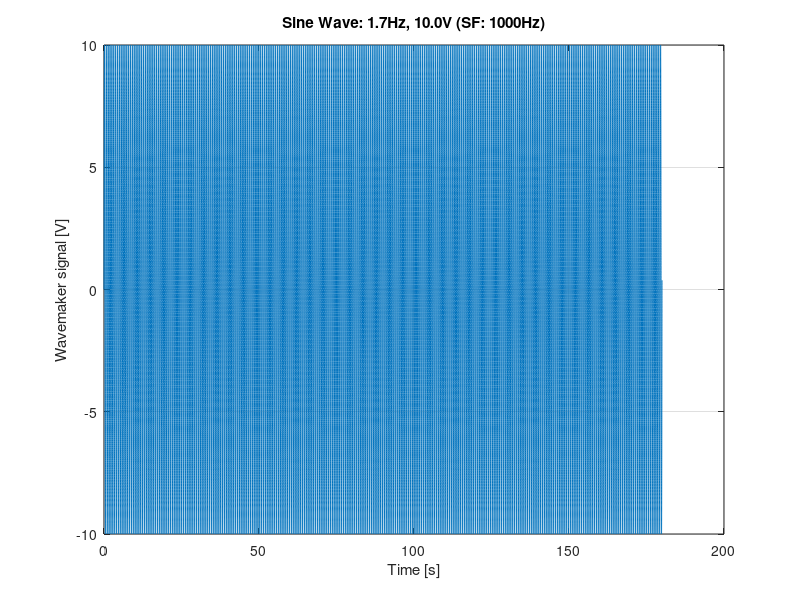

Write the MATLAB code that produced this figure.

% =========================================================================
%  Generate_Monochromatic.m
%  Generates a monochromatic wave profile and saves it for the wavemaker.
% =========================================================================
%
%  PURPOSE:
% create a .dat monochromatic waveform input for the wavemaker.
% tunable parameters : samplimg frequency, amplitude, frequency, signal
% duration, plots it and saves it using a filename like 
% mono_wave_DATE_AMPlitude_FREQ_SAMPLINGFREQ_DURation.dat

% =========================================================================
clear; clc; close all;

% save params
filepath = 'C:/Users/mbureau/OneDrive - The University of Melbourne/Desktop/SIWWI2026/wavemaker_codes/wave_inputs';
date_str = '060526'; 

% wave params
sf = 1000;         % Sampling frequency [Hz]
ff = 1.6667;            % Wave frequency [Hz]
cv = 1;            % conversion (1 = 'aa' is in Volts)
aa = 10;         % amplitude (V)
duration = 180;    % signal duration [s] 


ww = 2 * pi * ff;  % Angular frequency

% time vector
tt = (0 : 1/sf : duration)'; 

% sine wave 
yy = aa * sin(ww * tt);

% convert to voltage if input is in m
yv = cv * yy;

% Plot 
figure('Name', 'Monochromatic Wave');
plot(tt, yv);
title(sprintf('Sine Wave: %.1fHz, %.1fV (SF: %dHz)', ff, aa, sf));
xlabel('Time [s]');
ylabel('Wavemaker signal [V]');
grid on;

% format ; [time, voltage]
run_data = [tt, yv];

% save
if ~exist(filepath, 'dir')
    mkdir(filepath); 
end

% handle decimals (eg 4.5 -> 4p5)
amp_str = strrep(num2str(aa), '.', 'p');
ff_str = strrep(num2str(ff), '.', 'p');

% filename: mono_wave_DATE_AMPlitude_FREQ_SAMPLINGFREQ_DURation.dat
% example: mono_wave_130426_4v_1hz_1000sf_180s.dat
filename = sprintf('mono_wave_%s_%sv_%shz_%dsf_%ds.dat', ...
    date_str, amp_str, ff_str, sf, duration);

full_path = fullfile(filepath, filename);


save(full_path, 'run_data', '-ascii');

fprintf('Successfully saved as:\n%s\n', filename);
fprintf('Full path: %s\n', full_path);
